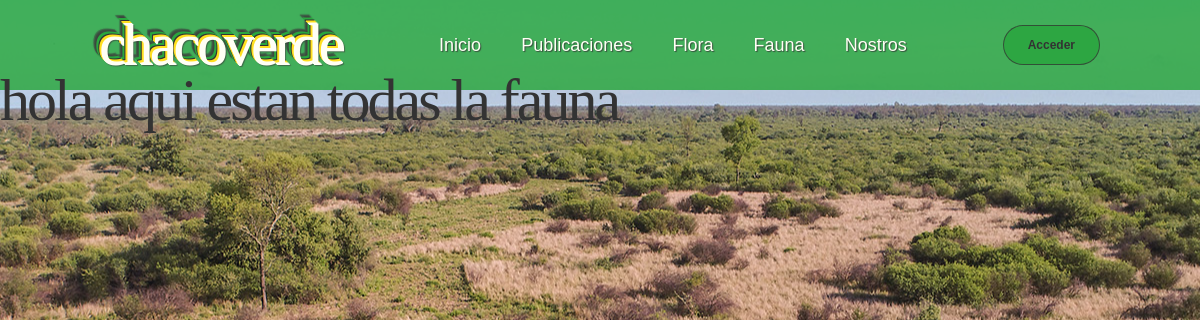
Page /animales/listar_tarjetas_fauna/ on the earlier database version.
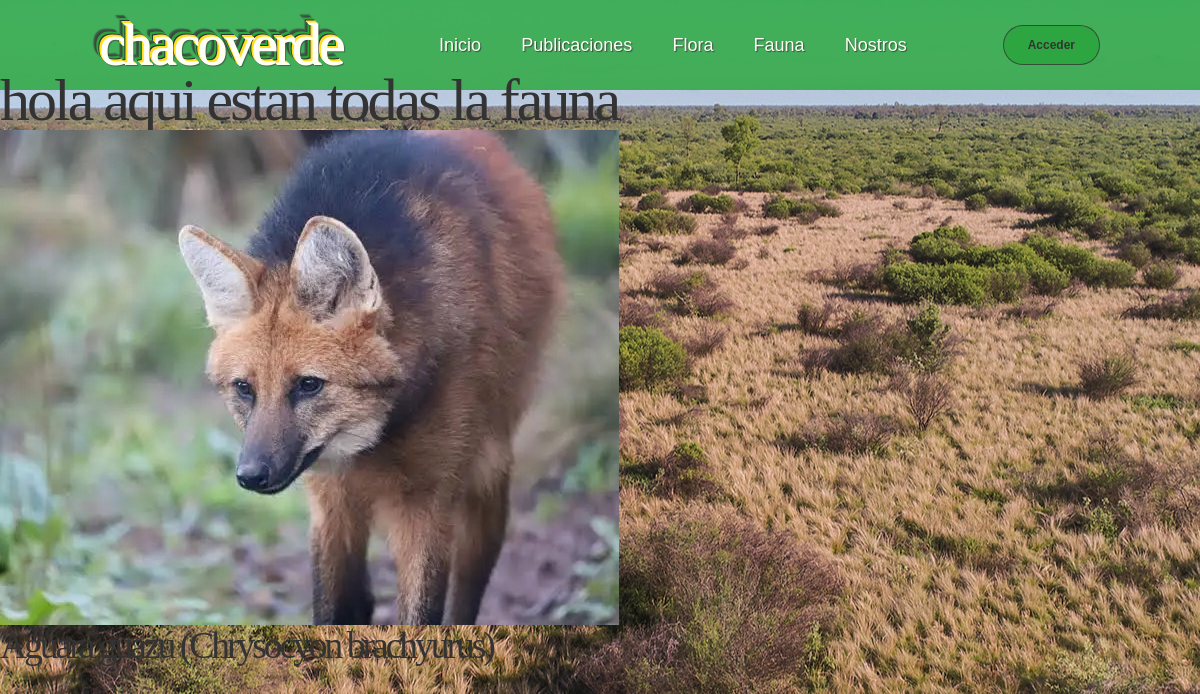
Same page on the later database version.
### apps/tarjetas/models.py (models this page shows, shortened)
class Tarjeta_Fauna(models.Model):
	nombre = models.CharField(max_length = 100)
	descripcion = models.TextField()
	imagen = models.ImageField(upload_to = 'tarjetas_fauna_fotos')
	categoria_clase = models.ForeignKey(Categoria_Fauna_Clase, on_delete = models.CASCADE, null = True)
	categoria_dieta = models.ForeignKey(Categoria_Fauna_Dieta, on_delete = models.CASCADE, null = True)
	categoria_origen = models.ForeignKey(Categoria_Flora_Origen, on_delete = models.CASCADE, null = True)

### apps/tarjetas/views.py (the view)
# urls.py: path('listar_tarjetas_fauna/', views.Listar_Tarjetas_Fauna.as_view(), name = 'path_listar_tarjetas_fauna'),
class Listar_Tarjetas_Fauna(ListView):
	model = Tarjeta_Fauna
	template_name = 'tarjetas/lista_tarjetas_fauna.html'
	context_object_name = 'tarjetas_fauna'

### templates/tarjetas/lista_tarjetas_fauna.html
{% extends 'base.html' %}
{% block contenido %}
	<h1>hola aqui estan todas la fauna </h1>
	{% for t in tarjetas_fauna %}
		<div>
			<a href="{% url 'tarjetas:path_detalle_tarjeta_fauna' t.pk %}">
				<img src="{{ t.imagen.url }}">
			</a>
			<h3>{{t.nombre}}</h3>
		</div>
	{% endfor %}
{% endblock contenido %}

### templates/base.html (shortened to what this page needs)
{% load static %}
<!DOCTYPE html>
<html lang="en">
<head>
    <link rel="stylesheet" href="{% static 'css/reset.css' %}" />
    <link rel="stylesheet" href="{% static 'css/main.css' %}" />
</head>
<body>
    <header>
        <h1>chaco<em>verde</em></h1>
        <nav>
            <ul>
                <li> <a href="{% url 'path_home' %}">Inicio</a></li>
                <li> <a href="{% url 'posts:path_listar_posts' %}">Publicaciones</a></li>
                <li> <a href="{% url 'tarjetas:path_listar_tarjetas_flora' %}">Flora</a></li>
                <li> <a href="{% url 'tarjetas:path_listar_tarjetas_fauna' %}">Fauna</a></li>
                <li> <a href="{% url 'path_nosotros' %}">Nostros</a></li>
            </ul>
        </nav>
        <button>Acceder</button>
    </header>
    {% block contenido %}
    {% endblock contenido %}
</body>
</html>

### static/css/main.css (style rules this page uses)
:root { font-size: 10px }
html * { margin: 0; padding: 0; box-sizing: border-box; word-break: normal; font-family: arial, serif; color:#333; }
h1,h2,h3,h1 *,h2 *, h3 * { line-height: 1; letter-spacing:-0.3rem; font-family: "times new roman", times, serif; }
h1 { font-size: 6rem; }
h3 { font-size: 3.75rem; }
p, ul, ol { font-size: 1.5rem; line-height:1.5; letter-spacing:normal; }
ul li, ol li { margin:0; padding:0; }
body { background-image: url("../img/quebrachal.jpg"); background-color: #333; width: 100%; height: 500px; background-position: center; background-attachment: fixed; background-repeat: no-repeat }
header { display:flex; flex-wrap: wrap; justify-content: space-evenly; align-items:center; gap: 6px 12px; min-width: 300px; background-color: rgba(42, 166, 62, 84%); padding:1.5em 10em; margin-bottom:-2em }
header h1 { text-shadow: -1px -1px 0 rgb(255 255 245), -2px -2px 0 #FFDF20, -3px -3px 0 #FFDF20, -4px -4px 0 #333, -5px -5px 0 #2AA63E, -6px -6px 0 #2AA63E, -7px -7px 1px rgba(60 60 60 / 60%), -8px -8px 1px rgba(60 60 60 / 60%), -9px -9px 1px rgba(60 60 60 / 60%), 1px 1px 1px rgba(60 60 60 / 60%); color: rgb(255 255 245) }
header h1 em { color: rgb(255 255 245) }
header nav { margin:auto; }
header ul { color:rgb(255 255 245); }
header ul li { font-size: 1.8rem; line-height:2.5em; display:inline; }
header button { padding:1em 2em; font-size:1.2em; font-weight:bold; background-color: rgba(42, 166, 62, 84%); border: 1px solid rgb(51 51 51 / 75%); border-radius:50rem; }
header a, header a:link, header a:hover, header a:active, header a:visited { color: rgb(255 255 245); text-shadow: 1px 1px 1px rgb(51 51 51 / 75%); padding:0.5em 1em; }

Differences in the rows shown:
added Tarjeta_Fauna: imagen (picture), nombre "Aguará guazú (Chrysocyon brachyurus)"
